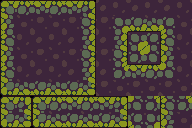

This is a level from a 2D game, rendered from its Tiled map with the project's own tilesets. A one-line summary and the complete map file follow:
An orthogonal 6x4 tile map with 32x32 px tiles, 1 tile layer (Слой тайлов 1).

<map version="1.2" tiledversion="1.3.1" orientation="orthogonal" renderorder="right-down" compressionlevel="0" width="6" height="4" tilewidth="32" tileheight="32" infinite="0" nextlayerid="2" nextobjectid="1">
 <tileset firstgid="1" name="Tileset" tilewidth="32" tileheight="32" tilecount="60" columns="10">
  <image source="swamplands/1 Tiles/Tileset.png" width="320" height="192" />
 </tileset>
 <layer id="1" name="Слой тайлов 1" width="6" height="4">
  <data encoding="csv">
1,2,3,4,5,6,
11,12,13,14,15,16,
21,22,23,24,25,26,
31,32,33,34,35,36
</data>
 </layer>
</map>
